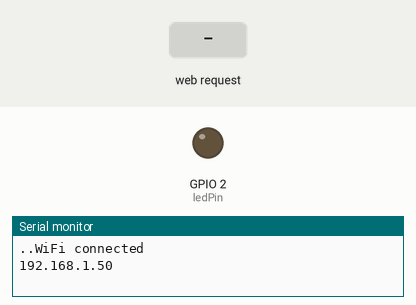
This sketch was run on a simulated ESP32. Shown: output pins drawn as LEDs (lit = HIGH), the last lines printed to the serial monitor. The inputs (shaded band) are chosen by the test bench. WiFi joins after 1.5 s; servers stay silent unless stated.

Above: at 3.2 s.
3.3 s: HTTP request GET /ON received
At 4.3 s:
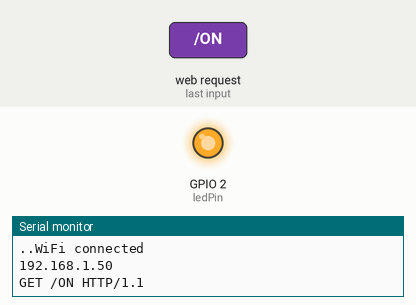
4.8 s: HTTP request GET /OFF received
At 5.5 s:
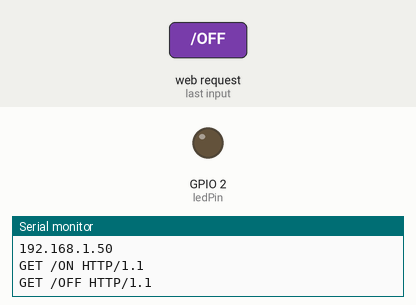
Timing chart, 0 to 7.8 s (numbered marks = the images above; inputs shaded):
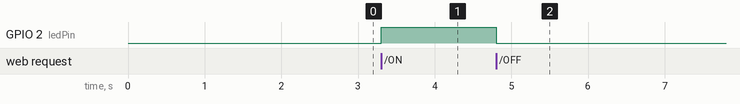

Measured:
- after the input at 3.3 s, GPIO 2 (ledPin): LOW → HIGH at once
- after the input at 4.8 s, GPIO 2 (ledPin): HIGH → LOW at once

The sketch:

station_mode_webserver.ino
```cpp
#include <WiFi.h>

const char* ssid = "karthi";
const char* password = "karthiamrita123";
WiFiServer server(80);

const int ledPin = 2;

void setup() {
  Serial.begin(115200);
  pinMode(ledPin, OUTPUT);
  WiFi.begin(ssid, password);
  while (WiFi.status() != WL_CONNECTED) {
    delay(1000);
    Serial.print(".");
  }
  Serial.println("WiFi connected");
  Serial.println(WiFi.localIP());
  server.begin();
}

void loop() {
  WiFiClient client = server.available();
  if (client) {
    String request = client.readStringUntil('\r');
    Serial.println(request);
    client.flush();

    if (request.indexOf("/ON") != -1) {
      digitalWrite(ledPin, HIGH);
    } else if (request.indexOf("/OFF") != -1) {
      digitalWrite(ledPin, LOW);
    }

    client.println("HTTP/1.1 200 OK");
    client.println("Content-Type: text/html");
    client.println("Connection: close");
    client.println();
    client.println("<html><body><h1>ESP32 LED Control</h1>");
    client.println("<a href=\"/ON\">Turn ON</a><br>");
    client.println("<a href=\"/OFF\">Turn OFF</a>");
    client.println("</body></html>");
    client.stop();
  }
}
```
